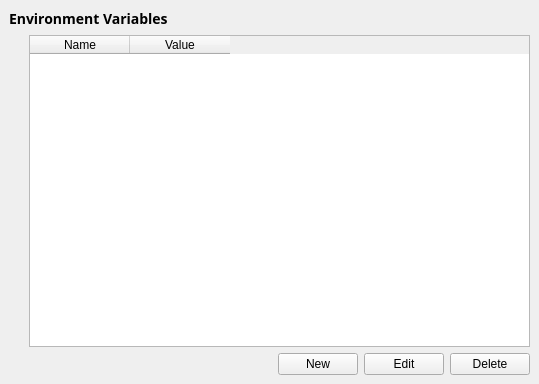
<ui version="4.0" >
 <class>EnvironmentWidget</class>
 <widget class="QWidget" name="EnvironmentWidget" >
  <property name="geometry" >
   <rect>
    <x>0</x>
    <y>0</y>
    <width>539</width>
    <height>384</height>
   </rect>
  </property>
  <property name="windowTitle" >
   <string>Form</string>
  </property>
  <layout class="QVBoxLayout" >
   <property name="margin" >
    <number>9</number>
   </property>
   <property name="spacing" >
    <number>6</number>
   </property>
   <item>
    <widget class="QLabel" name="textLabel2" >
     <property name="text" >
      <string>&lt;html>&lt;head>&lt;meta name="qrichtext" content="1" />&lt;style type="text/css">
p, li { white-space: pre-wrap; }
&lt;/style>&lt;/head>&lt;body style=" font-family:Sans Serif; font-size:9pt; font-weight:400; font-style:normal; text-decoration:none;">
&lt;p style=" margin-top:14px; margin-bottom:12px; margin-left:0px; margin-right:0px; -qt-block-indent:0; text-indent:0px; font-size:large; font-weight:600;">&lt;span style=" font-size:large;">Environment Variables&lt;/span>&lt;/p>&lt;/body>&lt;/html></string>
     </property>
     <property name="alignment" >
      <set>Qt::AlignVCenter</set>
     </property>
     <property name="wordWrap" >
      <bool>true</bool>
     </property>
    </widget>
   </item>
   <item>
    <layout class="QHBoxLayout" >
     <property name="margin" >
      <number>0</number>
     </property>
     <property name="spacing" >
      <number>6</number>
     </property>
     <item>
      <spacer>
       <property name="orientation" >
        <enum>Qt::Horizontal</enum>
       </property>
       <property name="sizeType" >
        <enum>QSizePolicy::Fixed</enum>
       </property>
       <property name="sizeHint" >
        <size>
         <width>20</width>
         <height>40</height>
        </size>
       </property>
      </spacer>
     </item>
     <item>
      <widget class="QTableWidget" name="kfcg_variableTable" >
       <column>
        <property name="text" >
         <string>Name</string>
        </property>
       </column>
       <column>
        <property name="text" >
         <string>Value</string>
        </property>
       </column>
      </widget>
     </item>
    </layout>
   </item>
   <item>
    <layout class="QHBoxLayout" >
     <property name="margin" >
      <number>0</number>
     </property>
     <property name="spacing" >
      <number>6</number>
     </property>
     <item>
      <spacer>
       <property name="orientation" >
        <enum>Qt::Horizontal</enum>
       </property>
       <property name="sizeHint" >
        <size>
         <width>40</width>
         <height>20</height>
        </size>
       </property>
      </spacer>
     </item>
     <item>
      <widget class="KPushButton" name="add_button" >
       <property name="text" >
        <string>New</string>
       </property>
      </widget>
     </item>
     <item>
      <widget class="KPushButton" name="edit_button" >
       <property name="text" >
        <string>Edit</string>
       </property>
      </widget>
     </item>
     <item>
      <widget class="KPushButton" name="remove_button" >
       <property name="text" >
        <string>Delete</string>
       </property>
      </widget>
     </item>
    </layout>
   </item>
  </layout>
 </widget>
 <customwidgets>
  <customwidget>
   <class>KPushButton</class>
   <extends>QPushButton</extends>
   <header>kpushbutton.h</header>
  </customwidget>
 </customwidgets>
 <resources/>
 <connections/>
</ui>
